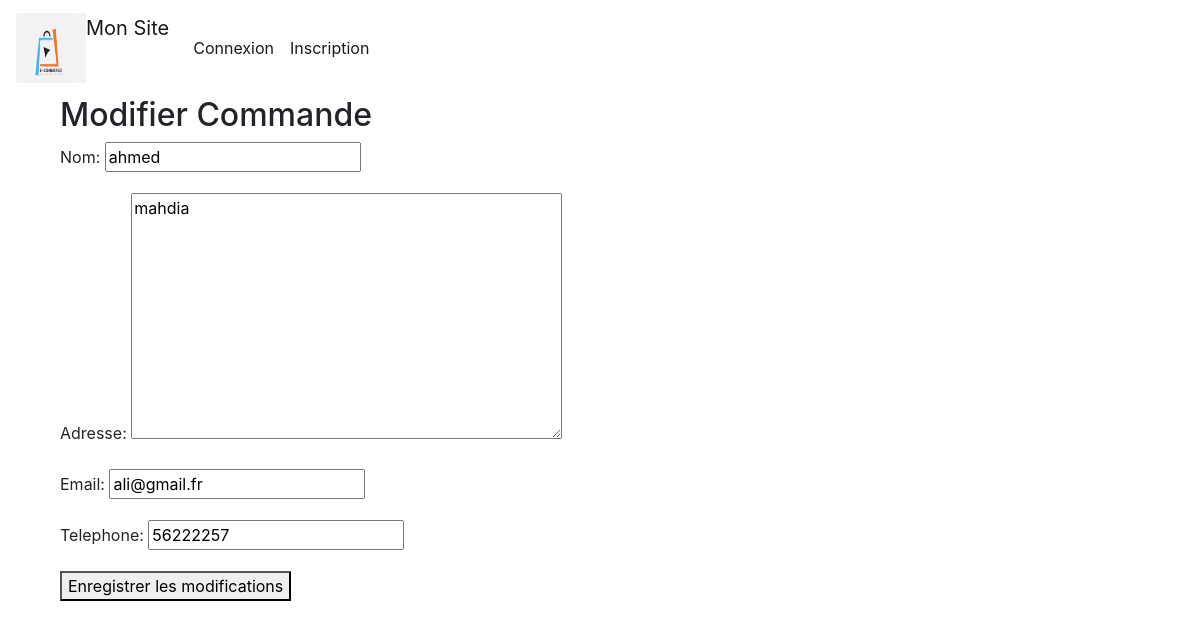
Screenshot of /magasin/fournisseur/6/update/ with the database file from the repository.
### magasin/models.py (models this page shows, shortened)
class Fournisseur(models.Model):
    nom = models.CharField(max_length=100)
    adresse = models.TextField()
    email = models.EmailField()
    telephone = models.CharField(max_length=8)

### magasin/views.py (the view)
# urls.py: path('fournisseur/<int:fournisseur_id>/update/', views.update_fournisseur, name='update_fournisseur'),
def update_fournisseur(request, fournisseur_id):
    fournisseur = get_object_or_404(Fournisseur, id=fournisseur_id)
    form = FournisseurForm(request.POST or None, instance=fournisseur)
    if form.is_valid():
        form.save()
        return redirect('fournisseur')  # Redirige vers la vue détaillée de la commande mise à jour
    return render(request, 'magasin/update_fournisseur.html', {'form': form, 'fournisseur': fournisseur})

### magasin/forms.py
class FournisseurForm(ModelForm):
    class Meta :
     model = Fournisseur
     fields = "__all__" #pour tous les champs de la table

### magasin/templates/magasin/update_fournisseur.html (shortened to what this page needs)
{% extends 'magasin/base.html' %}
{% block body %}
<div class="container">
    <h2>Modifier Commande</h2>
    <form method="post">
        {{ form.as_p }}
        <button type="submit">Enregistrer les modifications</button>
    </form>
</div>
{% endblock %}

### magasin/static/css/base.css (style rules this page uses)
body { background-color: #f8f9fa; }
body { margin-top: 20px; background: #ddd; }

### rows the page displays
Fournisseur: nom "ahmed", adresse "mahdia", email "ali@gmail.fr", telephone "56222257"
